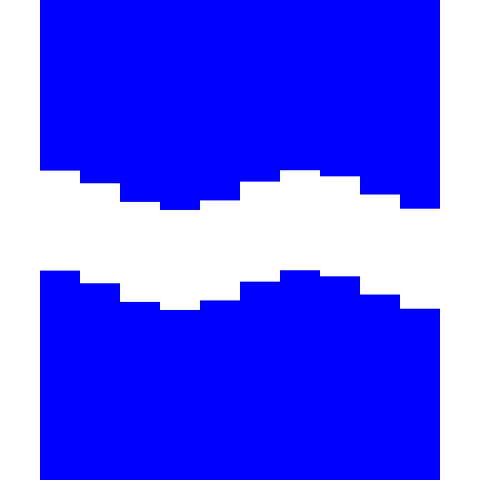
Frame 1 (no input)
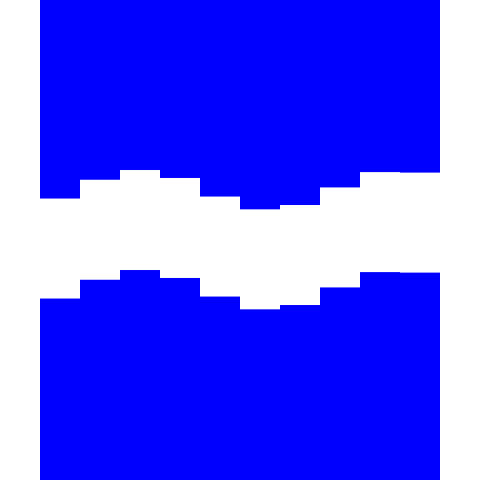
Frame 60 (the mouse pressed at the canvas centre just before this capture)
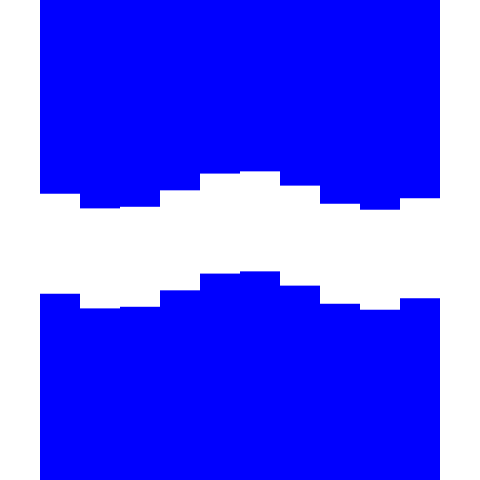
Frame 120 (the mouse held since frame 60 and released just before this capture)

The Processing sketch that drew these frames (run headless with seeded random() and noise(); from frame 60 on, the mouse is pressed at the canvas centre):

// Processing sketch: exercise2
// ── exercise2.pde
float a = 40;
float inc = TWO_PI/300;

void setup(){
  size(480,480);
}

void draw(){
  background(255);
  int x = 0;
  float spacing = 40;
  
  for(x = 0; x < width; x+=spacing){
    fill(#0000FF);
    noStroke();
    rect(x, 0, spacing, 190+sin(x/40-a)*20.0);
    rect(x, height, spacing, -190+sin(x/40-a)*20.0);
    
    a += inc;
    
    fill(255);
    noStroke();
    rect(0, 0, 40, height);
    rect(440, 0, 40, height);
  }
} 
